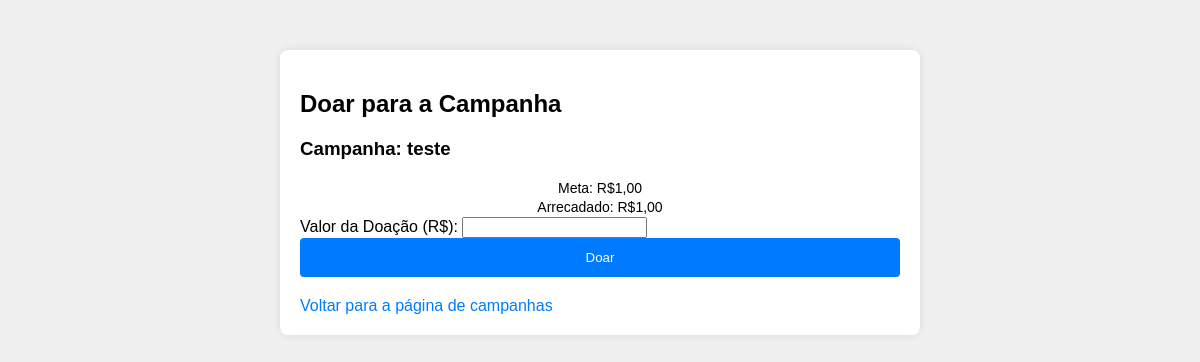
/php/doar.php?campanha_id=1, run on the app's committed database.
### tables this page shows
CREATE TABLE `campanhas` (
  `id` int(11) NOT NULL,
  `titulo` varchar(255) DEFAULT NULL,
  `descricao` text DEFAULT NULL,
  `meta` decimal(10,2) DEFAULT NULL,
  `arrecadado` decimal(10,2) DEFAULT NULL,
  `usuario_id` int(11) NOT NULL
);

### php/doar.php (the view, shortened to what this page needs)
<?php
require_once "db_connection.php";
$campanha_id = $_GET['campanha_id'];
$stmt = $conn->prepare("SELECT * FROM campanhas WHERE id = :campanha_id");
$stmt->bindParam(":campanha_id", $campanha_id);
$stmt->execute();
$campanha = $stmt->fetch(PDO::FETCH_ASSOC);
?>
<!DOCTYPE html>
<html lang="pt-br">
<head>
    <link rel="stylesheet" href="/assets/style.css">
</head>
<body>
    <div class="container">
        <h2>Doar para a Campanha</h2>
        <h3>Campanha: <?php echo $campanha['titulo']; ?></h3>
        <p>Meta: R$<?php echo number_format($campanha['meta'], 2, ',', '.'); ?></p>
        <p>Arrecadado: R$<?php echo number_format($campanha['arrecadado'], 2, ',', '.'); ?></p>
        <form action="process_doacao.php" method="POST">
            <label for="valor_doacao">Valor da Doação (R$):</label>
            <input type="number" id="valor_doacao" name="valor_doacao" step="0.01" min="0.01" required>
            <button type="submit">Doar</button>
        </form>
        <a href="campaign.php">Voltar para a página de campanhas</a>
    </div>
</body>
</html>

### assets/style.css (style rules this page uses)
body { font-family: Arial, sans-serif; background-color: #f0f0f0; margin: 0; padding: 0; align-items: center; }
.container { max-width: 600px; margin: 50px auto; padding: 20px; background-color: #fff; border-radius: 8px; box-shadow: 0 0 10px rgba(0, 0, 0, 0.1); }
h1, p { text-align: center; }
input[type="text"], input[type="email"], input[type="password"], textarea, button { display: block; width: 100%; margin-bottom: 20px; padding: 10px; border: 1px solid #ccc; border-radius: 4px; box-sizing: border-box; }
button { background-color: #007bff; color: #fff; border: none; border-radius: 4px; padding: 12px 20px; cursor: pointer; }
a { color: #007bff; text-decoration: none; }
p { font-size: 14px; font-weight: 300; line-height: 19px; margin: 0; padding: 0 30px; }

### data on the page
campanhas: titulo "teste", meta "1,00", arrecadado "1,00"
